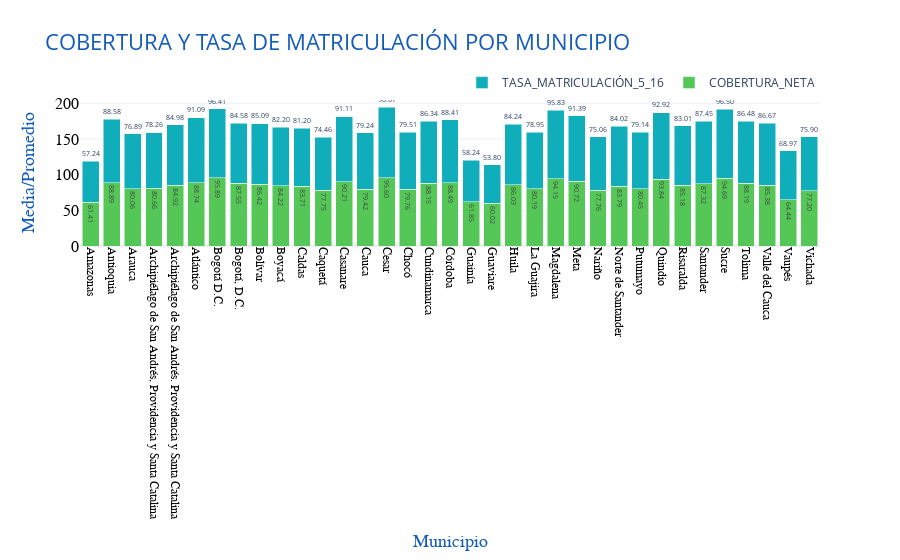

Here is the notebook cell this chart was saved with:
### Markdown cell above
Los tres municipios con MAYOR tasa de cobertura ( 𝙲𝙾𝙱𝙴𝚁𝚃𝚄𝚁𝙰⎯𝙽𝙴𝚃𝙰 ), en promedio, son:

Cota
Sabana de Torres
Tenjo
Los tres municipios con MAYOR tasa de matriculación ( 𝚃𝙰𝚂𝙰⎯𝙼𝙰𝚃𝚁𝙸𝙲𝚄𝙻𝙰𝙲𝙸Ó𝙽⎯𝟻⎯𝟷𝟼 ), en promedio, son:

Cota
Sabana de Torres
Vigía del Fuerte

A continuación, se muestra un gráfico resumiendo los resultados anteriores. se debe completar todos los "ticks" o municipios en el eje x, es esto lo que dificulta un poco la visualización. Una solución sencilla es en vez de usar dos barras, una al lado de la otra, para representar las dos variables por municipio ( 𝚋𝚊𝚛𝚖𝚘𝚍𝚎 = "𝚐𝚛𝚘𝚞𝚙" ), juntamos una encima de la otra ( 𝚋𝚊𝚛𝚖𝚘𝚍𝚎 = "𝚜𝚝𝚊𝚌𝚔" ).

Otra opción seria angostar la distancia ( 𝚋𝚊𝚛𝚖𝚘𝚍𝚎 = "𝚐𝚛𝚘𝚞𝚙", 𝚋𝚊𝚛𝚐𝚊𝚙 = 𝟶.𝟷𝟻, 𝚋𝚊𝚛𝚐𝚛𝚘𝚞𝚙𝚐𝚊𝚙 = 𝟶.𝟷 ) entre las barras (dentro y entre) grupos, pero dicho resultado no se ve tan marcado en este caso.

### Code cell
MyColors = ["#54C757", "#10ADBA"]
Figura2 = go.Figure()

for i,color in zip(Punto2.columns, MyColors):
    Figura2.add_bar(x = Punto2.index, y = Punto2[i], marker_color = color, name = i,
                    text = Punto2[i])

Figura2.update_layout(
    barmode = "stack", # (https://plotly.com/python/bar-charts/)
    template = "plotly_white",
    title_text = "COBERTURA Y TASA DE MATRICULACIÓN POR MUNICIPIO",
    title_font_family = "Open Sans",
    title_font_color = "#145CBA",
    title_font_size = 22,
    legend = dict(orientation = "h", yanchor = "bottom", y = 1.02, xanchor = "right", x = 1)
)    
Figura2.update_xaxes(
    title_text = "Municipio",
    title_font = dict(size = 18, family = "Arial", color = "#145CBA"),
    tickangle = 90,
    tickfont = dict(size = 12, family = "Balto", color = "#000000")
)
Figura2.update_yaxes(
    title_text = "Media/Promedio",
    title_font = dict(size = 18, family = "Arial", color = "#145CBA"),
    tickfont = dict(size = 16, family = "Balto", color = "#000000")
)
Figura2.update_traces(texttemplate = '%{text:.4s}', textposition = "outside")
Figura2.update_layout(uniformtext_minsize = 5, uniformtext_mode = "hide")

Figura2.show()

### Figure 1 — Plotly figure (JSON) as saved in the notebook; plotly's stock layout.template omitted (floating-point values rounded to 4 significant figures)
{"data": [{"marker": {"color": "#54C757"}, "name": "COBERTURA_NETA", "text": [61.41, 88.89, 80.06, 80.66, 84.92, 88.74, 95.89, 87.55, 86.42, 84.22, 83.71, 77.75, 90.21, 79.42, 95.6, 79.76, 88.15, 88.49, 61.85, 60.02, 86.03, 80.19, 94.15, 90.72, 77.76, 83.79, 80.45, 93.84, 85.18, 87.32, 94.69, 88.19, 85.38, 64.44, 77.2], "textposition": "outside", "texttemplate": "%{text:.4s}", "type": "bar", "x": ["Amazonas", "Antioquia", "Arauca", "Archipiélago de San Andrés, Providencia y Santa Catalina", "Archipiélago de San Andrés. Providencia y Santa Catalina", "Atlántico", "Bogotá D.C.", "Bogotá, D.C.", "Bolívar", "Boyacá", "Caldas", "Caquetá", "Casanare", "Cauca", "Cesar", "Chocó", "Cundinamarca", "Córdoba", "Guainía", "Guaviare", "Huila", "La Guajira", "Magdalena", "Meta", "Nariño", "Norte de Santander", "Putumayo", "Quindio", "Risaralda", "Santander", "Sucre", "Tolima", "Valle del Cauca", "Vaupés", "Vichada"], "y": [61.41, 88.89, 80.06, 80.66, 84.92, 88.74, 95.89, 87.55, 86.42, 84.22, 83.71, 77.75, 90.21, 79.42, 95.6, 79.76, 88.15, 88.49, 61.85, 60.02, 86.03, 80.19, 94.15, 90.72, 77.76, 83.79, 80.45, 93.84, 85.18, 87.32, 94.69, 88.19, 85.38, 64.44, 77.2]}, {"marker": {"color": "#10ADBA"}, "name": "TASA_MATRICULACIÓN_5_16", "text": [57.24, 88.58, 76.89, 78.26, 84.98, 91.09, 96.41, 84.58, 85.09, 82.2, 81.2, 74.46, 91.11, 79.24, 98.67, 79.51, 86.34, 88.41, 58.24, 53.8, 84.24, 78.95, 95.83, 91.39, 75.06, 84.02, 79.14, 92.92, 83.01, 87.45, 96.5, 86.48, 86.67, 68.97, 75.9], "textposition": "outside", "texttemplate": "%{text:.4s}", "type": "bar", "x": ["Amazonas", "Antioquia", "Arauca", "Archipiélago de San Andrés, Providencia y Santa Catalina", "Archipiélago de San Andrés. Providencia y Santa Catalina", "Atlántico", "Bogotá D.C.", "Bogotá, D.C.", "Bolívar", "Boyacá", "Caldas", "Caquetá", "Casanare", "Cauca", "Cesar", "Chocó", "Cundinamarca", "Córdoba", "Guainía", "Guaviare", "Huila", "La Guajira", "Magdalena", "Meta", "Nariño", "Norte de Santander", "Putumayo", "Quindio", "Risaralda", "Santander", "Sucre", "Tolima", "Valle del Cauca", "Vaupés", "Vichada"], "y": [57.24, 88.58, 76.89, 78.26, 84.98, 91.09, 96.41, 84.58, 85.09, 82.2, 81.2, 74.46, 91.11, 79.24, 98.67, 79.51, 86.34, 88.41, 58.24, 53.8, 84.24, 78.95, 95.83, 91.39, 75.06, 84.02, 79.14, 92.92, 83.01, 87.45, 96.5, 86.48, 86.67, 68.97, 75.9]}], "layout": {"autosize": true, "barmode": "stack", "dragmode": "zoom", "legend": {"orientation": "h", "x": 1, "xanchor": "right", "y": 1.02, "yanchor": "bottom"}, "title": {"font": {"color": "#145CBA", "family": "Open Sans", "size": 22}, "text": "COBERTURA Y TASA DE MATRICULACIÓN POR MUNICIPIO"}, "uniformtext": {"minsize": 5, "mode": "hide"}, "xaxis": {"autorange": false, "range": [-0.5, 34.5], "tickangle": 90, "tickfont": {"color": "#000000", "family": "Balto", "size": 12}, "title": {"font": {"color": "#145CBA", "family": "Arial", "size": 18}, "text": "Municipio"}, "type": "category"}, "yaxis": {"autorange": false, "range": [0, 204.5], "tickfont": {"color": "#000000", "family": "Balto", "size": 16}, "title": {"font": {"color": "#145CBA", "family": "Arial", "size": 18}, "text": "Media/Promedio"}, "type": "linear"}}}
